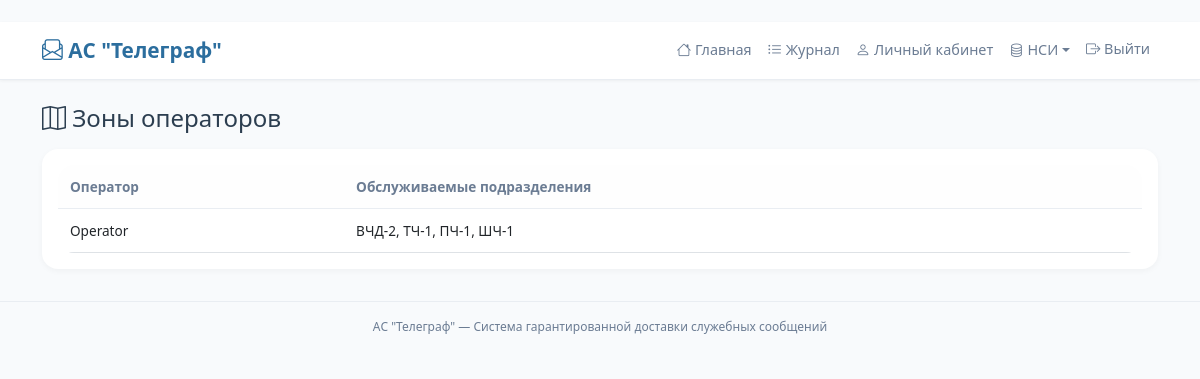
The app's page /operatorzones/ (signed in) with its own data.
### core/models.py (models this page shows, shortened)
class OperatorZone(models.Model):
    operator = models.OneToOneField(User, on_delete=models.CASCADE, limit_choices_to={'role': 'OPERATOR'}, verbose_name='Оператор')
    departments = models.ManyToManyField(Department, blank=True, verbose_name='Обслуживаемые подразделения')
    class Meta:
        verbose_name = 'Зона оператора'
        verbose_name_plural = 'Зоны операторов'

class User(AbstractUser):
    role = models.CharField(max_length=10, choices=Role.choices, default=Role.USER, verbose_name='Роль')
    full_name = models.CharField(max_length=255, verbose_name='Полное имя')
    phone = models.CharField(max_length=20, blank=True, null=True, verbose_name='Телефон')
    email = models.EmailField(blank=True, null=True, verbose_name='Email')
    department = models.ForeignKey(Department, on_delete=models.SET_NULL, null=True, blank=True, verbose_name='Подразделение')
    position = models.ForeignKey(Position, on_delete=models.SET_NULL, null=True, blank=True, verbose_name='Должность')

class Department(models.Model):
    code = models.CharField(max_length=20, unique=True, verbose_name='Код подразделения')
    name = models.CharField(max_length=255, verbose_name='Наименование')
    class Meta:
        verbose_name = 'Подразделение'
        verbose_name_plural = 'Подразделения'

### core/views.py (the view)
# urls.py: path('operatorzones/', views.operatorzone_list, name='operatorzone_list'),
@login_required
def operatorzone_list(request):
    zones = OperatorZone.objects.all()
    return render(request, 'core/operatorzone_list.html', {'zones': zones})

### core/templates/core/operatorzone_list.html (shortened to what this page needs)
﻿{% extends 'base.html' %}
{% block content %}
<div class="d-flex justify-content-between align-items-center mb-3">
    <h2 class="h4 mb-0"><i class="bi bi-map"></i> Зоны операторов</h2>
</div>
<div class="card">
    <div class="card-body">
        <div class="table-responsive">
            <table class="table table-hover">
                <thead>
                    <tr>
                        <th>Оператор</th>
                        <th>Обслуживаемые подразделения</th>
                    </tr>
                </thead>
                <tbody>
                    {% for zone in zones %}
                    <tr>
                        <td>{{ zone.operator.full_name|default:zone.operator.username }}</td>
                        <td>
                            {% for dept in zone.departments.all %}
                                {{ dept.code }}{% if not forloop.last %}, {% endif %}
                            {% empty %}
                                —
                            {% endfor %}
                        </td>
                    </tr>
                    {% empty %}
                    <tr><td colspan="2">Нет зон операторов. </td></tr>
                    {% endfor %}
                </tbody>
            </table>
        </div>
    </div>
</div>
{% endblock %}

### core/templates/base.html (style rules this page uses)
:root { --primary: #2c6e9e; --primary-light: #e1edf7; --primary-dark: #1a5270; --bg-light: #f8fafc; --card-white: #ffffff; --border-light: #e9edf2; --text-dark: #2c3e50; --text-muted: #6b7c93; --hover-gray: #f1f5f9; }
body { background-color: var(--bg-light); font-family: 'Segoe UI', 'Roboto', system-ui, sans-serif; color: var(--text-dark); font-size: 0.9rem; }
.card { border: none; border-radius: 1rem; background-color: var(--card-white); box-shadow: 0 2px 6px rgba(0,0,0,0.04); margin-bottom: 1.5rem; }
.table { font-size: 0.85rem; margin-bottom: 0; }
.table th { font-weight: 600; color: var(--text-muted); border-bottom: 1px solid var(--border-light); background-color: #fefefe; padding: 0.75rem 0.75rem; white-space: nowrap; }
.table td { padding: 0.75rem 0.75rem; vertical-align: middle; border-top: 1px solid #f0f2f5; word-break: break-word; }
.table td { max-width: 250px; }
.table-responsive { overflow-x: auto; border-radius: 1rem; }

### records on screen
OperatorZone: operator.full_name "Operator"
Department: code "ВЧД-2"
Department: code "ТЧ-1"
Department: code "ПЧ-1"
Department: code "ШЧ-1"
